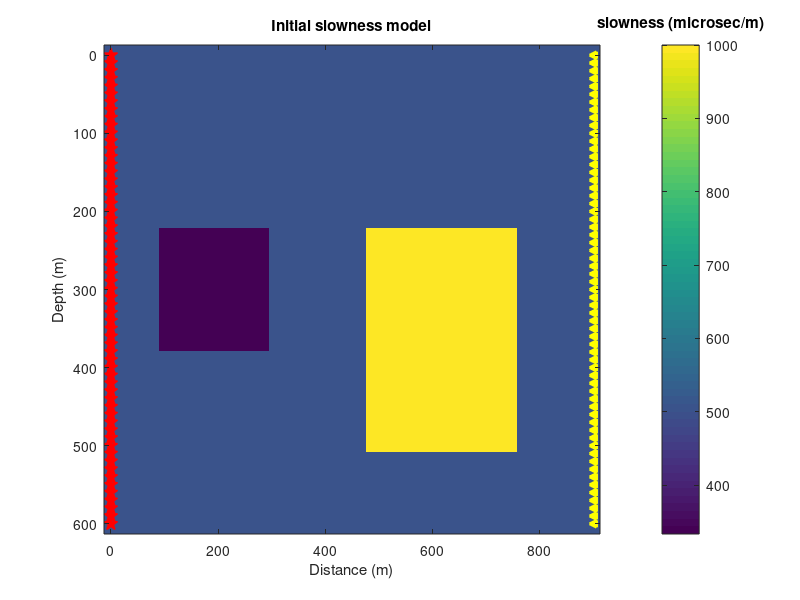

MATLAB code for this plot: (Note: this script raises an error after producing the figure.)
%% Simple code for straight ray-tracing of seismic travel times


%% Defining Initial models  
nx=36; nz=24;  Dx=25;Dz=25;  Ntot=nx*nz; xaxes=nx*Dx; zaxes=nz*Dz; 
Ob1=[3000 (1/3000)*10^6 2.29];    % object 1 velocity in m/s, slowness (micro_sec/meter) and density gr/cm^3
Ob2=[1000 (1/1000)*10^6 1.74];    
Bac=[2000 (1/2000)*10^6 2.07];    % Background 


Vel=Bac(1)*ones(nz,nx);     
Vel(10:15,5:12)=Ob1(1);
Vel(10:20,20:30)=Ob2(1);

Sln=Bac(2)*ones(nz,nx);
Sln(10:15,5:12)=Ob1(2);
Sln(10:20,20:30)=Ob2(2);

AI=[Bac(1)*Bac(3) Ob1(1)*Ob1(3) Ob2(1)*Ob2(3)];
Model2=AI(1)*ones(nz,nx);
Model2(10:15,5:12)=AI(2);
Model2(10:20,20:30)=AI(3);

rx=[];
for k=1:nz-1 
    for h=1:nx
      rx(k,h)=(Model2(k+1,h)-Model2(k,h))/(Model2(k+1,h)+Model2(k,h));
    end
end
ry=[];
for i=1:nx-1
    for j=1:nz
       ry(j,i)=(Model2(j,i+1)-Model2(j,i))/(Model2(j,i+1)+Model2(j,i));
    end
end
Refl=rx(:,1:nx-1)+ry(1:nz-1,:); 




%% Acquisition geometry
 

Sy=(0:10:600);
Sx=zeros(1,61);

Ry=(0:10:600);
Rx=ones(1,61).*900;
n=size(Sx,2);
raytot=size(Sx,2)*size(Rx,2);


%plot initial slowness model
figure;
x_axis = [0 xaxes];z_axis=[0 zaxes];
imagesc(x_axis,z_axis,Sln);
set(gca,'Color','w');hh=colorbar;title(hh,'slowness (microsec/m)');ylabel('Depth (m)');xlabel('Distance (m)');title('Initial slowness model')
hold on
plot(Sx,Sy,'p','LineWidth',1,'MarkerEdgeColor','r','MarkerFaceColor','r','MarkerSize',10)
plot(Rx,Ry,'<','LineWidth',2,'MarkerEdgeColor','y','MarkerFaceColor','y','MarkerSize',5)



%% Calculating sensitivity Kernels 
fprintf('start of Kernel calculation ...\n');
x=0:10:900; % in meter
for i=1:raytot
a=ceil(i./n);
b=(i-(a-1).*n);
[p1]=polyfit([Sx(a) Rx(b)],[Sy(a) Ry(b)],1); 
for k=1:nz
for l=1:nx
if polyval(p1,x(l)) >= (k-1)*Dz && polyval(p1,x(l)) < k*Dz... 
&& x(l) >= (l-1)*Dx && x(l) < l*Dx
d(k,l,i)=distance(x(l),polyval(p1,x(l)),... 
x(l+1),polyval(p1,x(l+1))); 
t(k,l,i)=d(k,l,i)./Vel(k,l);
else
d(k,l,i)=0;
t(k,l,i)=0;
end
end
end
dt(i,:)=reshape(d(:,:,i)',1,Ntot); %final kernel matrix - in meter
tt(i,:)=reshape(t(:,:,i)',1,Ntot); 
end
fprintf('...End of Kernel calculation \n');
 
% Forward Modelling                
t_fw = sum(tt,2); 
t_obs= sqrt(0.00015)*abs(randn(size(t_fw)))+ t_fw ;  %measured time IN SEC
t_Obs=t_obs.*10^6;  % time in microsecond
misfit = abs(t_obs - t_fw);
x_axes = 1:raytot;










